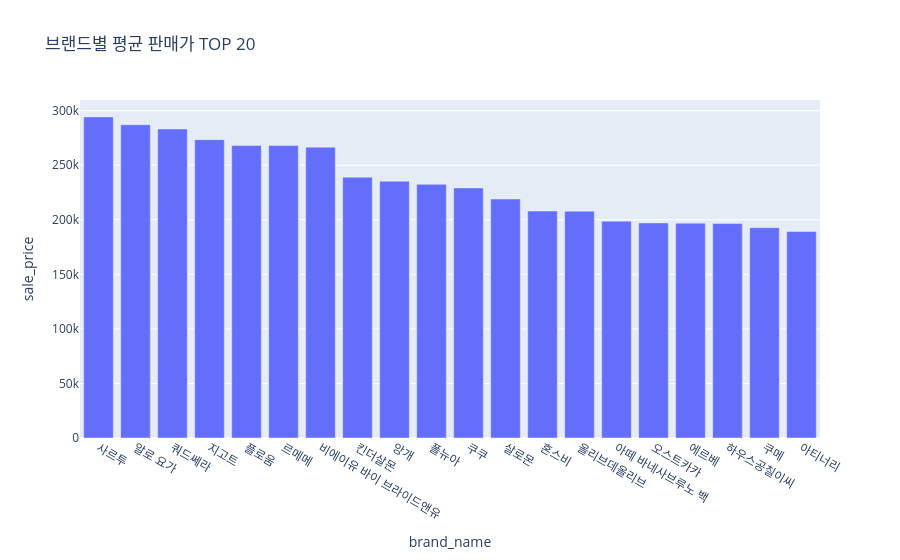

The code cell stored with this chart in its notebook:
### Code cell
brand_price = df.groupby("brand_name")["sale_price"].mean().reset_index()
fig = px.bar(
    brand_price.sort_values("sale_price", ascending=False).head(20),
    x="brand_name",
    y="sale_price",
    title="브랜드별 평균 판매가 TOP 20"
)

fig.show()

### Figure 1 — Plotly figure (JSON) as saved in the notebook; plotly's stock layout.template omitted (floating-point values rounded to 4 significant figures)
{"data": [{"alignmentgroup": "True", "hovertemplate": "brand_name=%{x}<br>sale_price=%{y}<extra></extra>", "legendgroup": "", "marker": {"color": "#636efa", "pattern": {"shape": ""}}, "name": "", "offsetgroup": "", "orientation": "v", "showlegend": false, "textposition": "auto", "type": "bar", "x": ["사르투", "알로 요가", "쿼드쎄라", "지고트", "플로움", "르메메", "비에이유 바이 브라이드앤유", "킨더살몬", "앙개", "폴뉴아", "쿠쿠", "살로몬", "혼스비", "올리브데올리브", "아떼 바네사브루노 백", "오스트카카", "에르베", "하우스공칠이씨", "쿠메", "아티너리"], "xaxis": "x", "y": [294250, 287000, 283200, 273396, 268000, 268000, 266543, 239000, 235296, 232460, 229200.0, 219000, 208000, 207900.0, 198709, 197100, 196840, 196504, 192720, 189200], "yaxis": "y"}], "layout": {"barmode": "relative", "legend": {"tracegroupgap": 0}, "title": {"text": "브랜드별 평균 판매가 TOP 20"}, "xaxis": {"anchor": "y", "domain": [0, 1], "title": {"text": "brand_name"}}, "yaxis": {"anchor": "x", "domain": [0, 1], "title": {"text": "sale_price"}}}}
